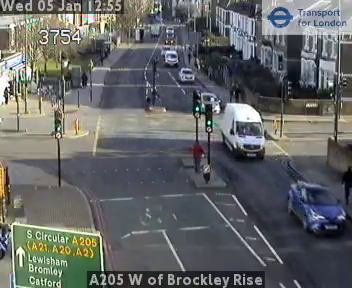
#> input picture frame 23 of Test Videos/2wayvid2.mp4, 352 x 288 px
$ python VehicleDetection.py
#> lines starting #> are read from the running program, lines starting #| are printed output that depends on the picture; after the words box and inside, x2 and y2 are one past the last pixel; in counts of white or black regions, pixels touching at a corner belong together
import cv2
import numpy as np
from time import sleep
from PIL import Image

width_min = 40  # Minimum rectangle length
height_min = 40  # Minimum rectangle length

offset = 2  # Detection line offset

pos_line = 190  # Line position

delay = 60  # video FPS

detect = []
cars = 0


def work_centre(x, y, w, h):
    x1 = int(w / 2)
    y1 = int(h / 2)
    cx = x + x1
    cy = y + y1
    return cx, cy


cap = cv2.VideoCapture('2wayvid2.mp4')
subtractor = cv2.bgsegm.createBackgroundSubtractorMOG()

while True:
    ret, frame1 = cap.read()
#> frame1 is the input picture: shape (288, 352, 3); mean B, G, R 101.7, 102.1, 99.9
    tempo = float(1 / delay)
    sleep(tempo)
    if not ret:
        input()
        break
    grey = cv2.cvtColor(frame1, cv2.COLOR_BGR2GRAY)
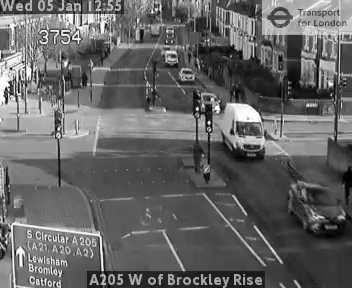
#> grey: shape (288, 352); min 0, max 255, mean 101.3
    blur = cv2.GaussianBlur(grey, (3, 3), 5)
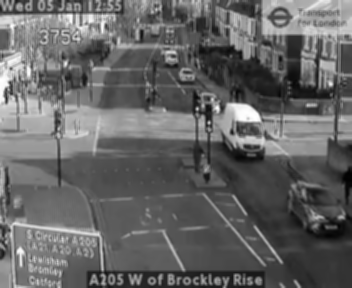
#> blur: shape (288, 352); min 1, max 255, mean 101.3
    img_sub = subtractor.apply(blur)
#> img_sub: shape (288, 352); every value is 0
    expand = cv2.dilate(img_sub, np.ones((5, 5)))
    kernel = cv2.getStructuringElement(cv2.MORPH_ELLIPSE, (5, 5))
    expanded = cv2.morphologyEx(expand, cv2.MORPH_CLOSE, kernel)
    expanded = cv2.morphologyEx(expanded, cv2.MORPH_CLOSE, kernel)
    outline, h = cv2.findContours(expanded, cv2.RETR_TREE, cv2.CHAIN_APPROX_SIMPLE)
#> outline = []; h = None

    cv2.line(frame1, (25, pos_line), (1200, pos_line), (255, 127, 0), 3)
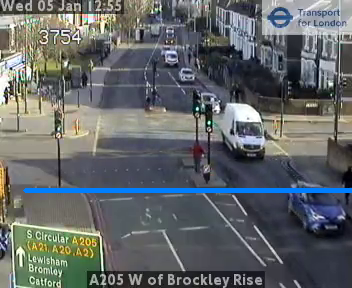
#> frame1: shape (288, 352, 3); 1.62% of pixels changed, all inside (x1, y1, x2, y2) = (23, 188, 352, 193)
    for (i, c) in enumerate(outline):
        (x, y, w, h) = cv2.boundingRect(c)
        validate_outline = (w >= width_min) and (h >= height_min)
        if not validate_outline:
            continue

        cv2.rectangle(frame1, (x, y), (x + w, y + h), (0, 255, 0), 2)
        center = work_centre(x, y, w, h)
        detect.append(center)
        cv2.circle(frame1, center, 4, (0, 0, 255), -1)

        for (x, y) in detect:
            if (pos_line + offset) > y > (pos_line - offset):
                cars += 1
                cv2.line(frame1, (25, pos_line), (1200, pos_line), (0, 127, 255), 3)
                detect.remove((x, y))
                print("car is detected : " + str(cars))
                print(x, y, w, h)
                im = Image.fromarray(frame1,"RGB")
                im1 = im.crop((x-w/2, y-h/2, x+w/2, y+h/2))
              #  im.show()
                im1.show()

                if x >= 250:
                    print("In")
                else:
                    print("Out")
#> this loop made 0 passes
#> after the loop, cars = 0; detect = []

    cv2.putText(frame1, "VEHICLE COUNT : " + str(cars), (450, 70), cv2.FONT_HERSHEY_SIMPLEX, 2, (0, 0, 255), 5)
    cv2.imshow("Original Video", frame1)
    cv2.imshow("Detector", expanded)

    if cv2.waitKey(1) == 27:
#> (key Esc is pressed here)
        break

cv2.destroyAllWindows()
cap.release()

$ run again, starting later in the video
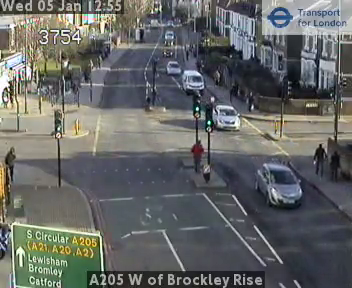
#> input picture frame 106 of Test Videos/2wayvid2.mp4, 352 x 288 px
#> frame1 is the input picture: shape (288, 352, 3); mean B, G, R 102, 103.6, 101.6
#> `blur = cv2.GaussianBlur(grey, (3, 3), 5)`:
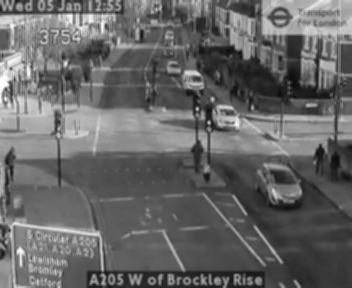
#> blur: shape (288, 352); min 11, max 253, mean 102.8
#> img_sub: shape (288, 352); every value is 0
#> outline = []; h = None
#> `cv2.line(frame1, (25, pos_line), (1200, pos_line), (255, 127, 0), 3)`:
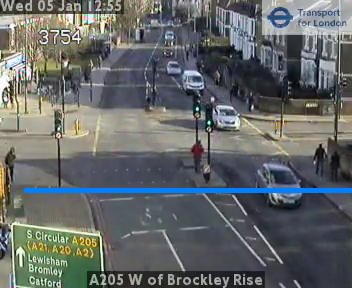
#> frame1: shape (288, 352, 3); 1.62% of pixels changed, all inside (x1, y1, x2, y2) = (23, 188, 352, 193)
#> after the loop `for (i, c) in enumerate(outline):`: cars = 0; detect = []

$ run again, starting later in the video
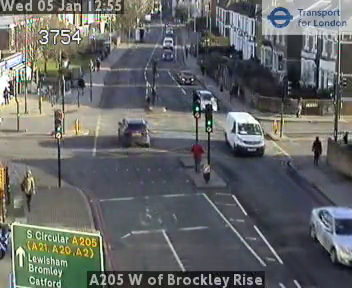
#> input picture frame 189 of Test Videos/2wayvid2.mp4, 352 x 288 px
#> frame1 is the input picture: shape (288, 352, 3); mean B, G, R 102.9, 103.6, 101.1
#> `blur = cv2.GaussianBlur(grey, (3, 3), 5)`:
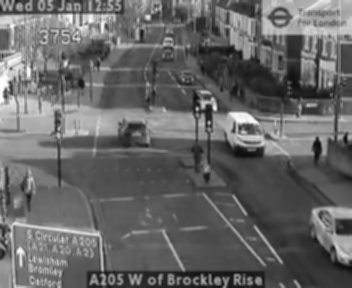
#> blur: shape (288, 352); min 9, max 255, mean 102.7
#> img_sub: shape (288, 352); every value is 0
#> outline = []; h = None
#> `cv2.line(frame1, (25, pos_line), (1200, pos_line), (255, 127, 0), 3)`:
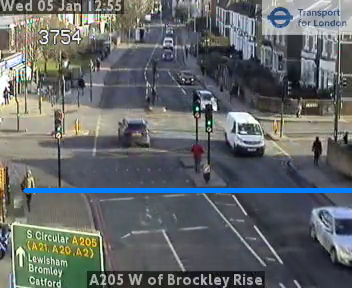
#> frame1: shape (288, 352, 3); 1.62% of pixels changed, all inside (x1, y1, x2, y2) = (23, 188, 352, 193)
#> after the loop `for (i, c) in enumerate(outline):`: cars = 0; detect = []
